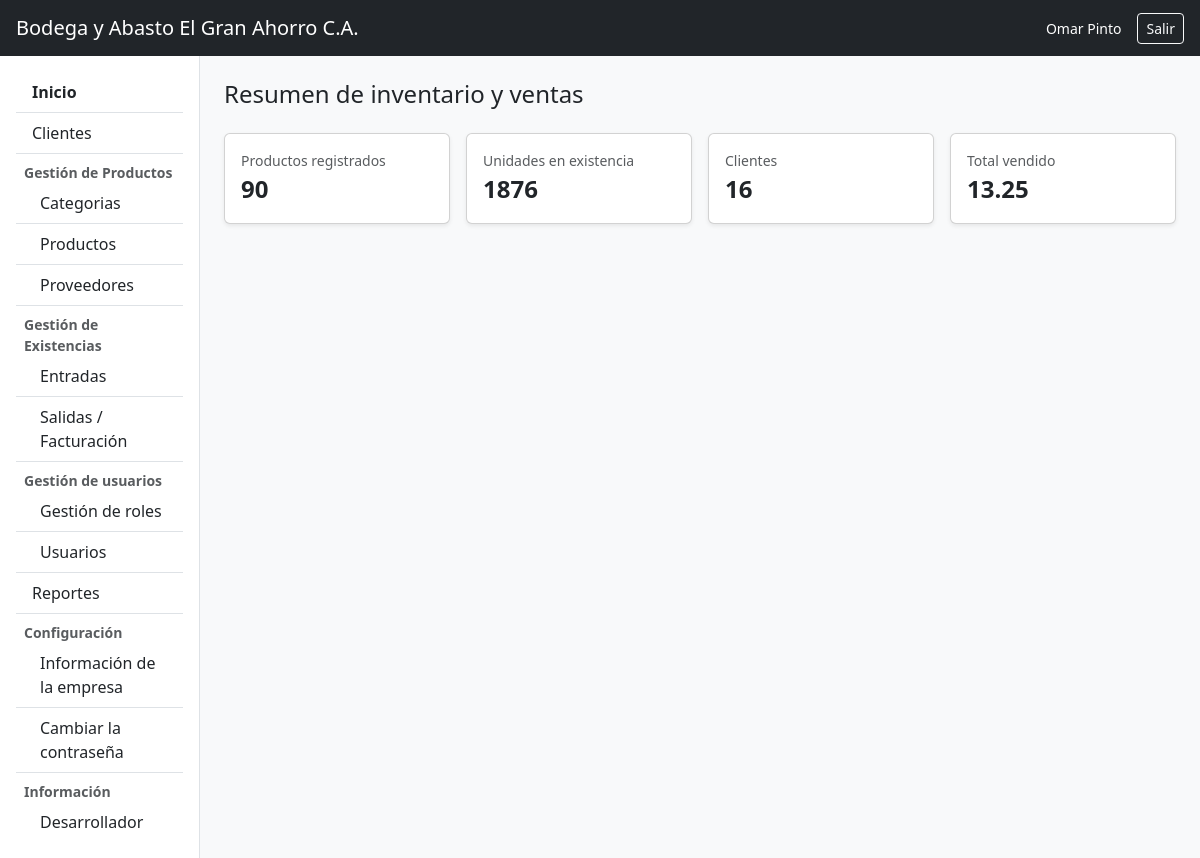
Screenshot of /index.php (signed in) with the database file from the repository.
### tables this page shows
CREATE TABLE IF NOT EXISTS `companies` (
  `id` int unsigned NOT NULL AUTO_INCREMENT,
  `name` varchar(191) NOT NULL,
  `phone` varchar(191) NOT NULL,
  `address` text NOT NULL,
  `created_at` timestamp NULL DEFAULT NULL,
  `updated_at` timestamp NULL DEFAULT NULL,
  PRIMARY KEY (`id`)
);

CREATE TABLE IF NOT EXISTS `menus` (
  `id` int unsigned NOT NULL AUTO_INCREMENT,
  `parent_id` int NOT NULL DEFAULT '0',
  `name` varchar(191) NOT NULL,
  `icon` varchar(191) DEFAULT NULL,
  `menu_url` varchar(191) DEFAULT NULL,
  `status` tinyint NOT NULL DEFAULT '0',
  `created_at` timestamp NULL DEFAULT NULL,
  `updated_at` timestamp NULL DEFAULT NULL,
  PRIMARY KEY (`id`)
);

### config.php (called while the page is built, shortened)
<?php
function db(): PDO {
    static $pdo = null;
    if ($pdo === null) {
        $dsn = sprintf('mysql:host=%s;dbname=%s;charset=%s', DB_HOST, DB_NAME, DB_CHARSET);
        $pdo = new PDO($dsn, DB_USER, DB_PASS, [
            PDO::ATTR_ERRMODE => PDO::ERRMODE_EXCEPTION,
            PDO::ATTR_DEFAULT_FETCH_MODE => PDO::FETCH_ASSOC,
        ]);
    }
    return $pdo;
}
function e(?string $valor): string {
    return htmlspecialchars((string) $valor, ENT_QUOTES, 'UTF-8');
}
function monto(float $valor): string {
    return number_format($valor, 2, '.', ',');
}
function empresa_info(): array {
    $stmt = db()->query("SELECT * FROM companies ORDER BY id ASC LIMIT 1");
    return $stmt->fetch() ?: [
        'id' => 1,
        'name' => 'StockInventarios',
        'phone' => '',
        'address' => '',
    ];
}
function menu_permitido(int $roleId): array {
    $stmt = db()->prepare("
        SELECT m.*
        FROM menus m
        INNER JOIN permissions p ON p.menu_id = m.id
        WHERE p.role_id = :role_id
        ORDER BY m.parent_id ASC, m.id ASC
    ");
    $stmt->execute(['role_id' => $roleId]);
    return $stmt->fetchAll();
}
function ruta_a_archivo(string $menuUrl): string {
    $mapa = [
        'customer.index'  => 'personas_config.php?tab=clientes',
        'category.index'  => 'catalogos.php?tab=categorias',
        'product.index'   => 'productos.php',
        'supplier.index'  => 'catalogos.php?tab=proveedores',
        'stock.index'     => 'existencias.php',
        'invoice.index'   => 'facturacion.php',
        'role.index'      => 'personas_config.php?tab=roles',
        'user.index'      => 'personas_config.php?tab=usuarios',
        'report.index'    => 'reportes.php',
        'company.index'   => 'personas_config.php?tab=empresa',
        'password.index'  => 'auth.php?accion=password',
        'developer.index' => 'desarrollador.php',
        'desarrollador.php' => 'desarrollador.php',
    ];
    return $mapa[$menuUrl] ?? 'index.php';
}

### index.php (the view, shortened to what this page needs)
<?php
require_once __DIR__ . '/config.php';
$empresa = empresa_info();
$menus = menu_permitido((int) ($_SESSION['role_id'] ?? 0));
$padres = [];
$hijos = [];
foreach ($menus as $m) {
    if ((int) $m['parent_id'] === 0) {
        $padres[] = $m;
    } else {
        $hijos[(int) $m['parent_id']][] = $m;
    }
}
$totProductos = (int) db()->query("SELECT COUNT(*) FROM products")->fetchColumn();
$totClientes  = (int) db()->query("SELECT COUNT(*) FROM customers")->fetchColumn();
$totVentas    = (float) db()->query("SELECT COALESCE(SUM(total_amount), 0) FROM sells")->fetchColumn();
$totStock     = (int) db()->query("SELECT COALESCE(SUM(current_quantity), 0) FROM stocks")->fetchColumn();
?>
<!DOCTYPE html>
<html lang="es">
<head>
    <link href="https://cdn.jsdelivr.net/npm/bootstrap@5.3.3/dist/css/bootstrap.min.css" rel="stylesheet">
</head>
<body class="bg-light">
<nav class="navbar navbar-dark bg-dark px-3">
    <a class="navbar-brand" href="index.php"><?= e($empresa['name']) ?></a>
    <div class="d-flex align-items-center gap-3 text-white">
        <span class="small"><?= e($_SESSION['user_name'] ?? 'Usuario') ?></span>
        <a href="auth.php?accion=logout" class="btn btn-sm btn-outline-light">Salir</a>
    </div>
</nav>
<div class="container-fluid">
    <div class="row">
        <aside class="col-md-3 col-lg-2 bg-white border-end min-vh-100 p-3">
            <div class="list-group list-group-flush">
                <a href="index.php" class="list-group-item list-group-item-action fw-bold">Inicio</a>
                <?php foreach ($padres as $padre): ?>
                    <?php $submenus = $hijos[(int) $padre['id']] ?? []; ?>
                    <?php if (empty($submenus)): ?>
                        <a href="<?= e(ruta_a_archivo((string) $padre['menu_url'])) ?>"
                           class="list-group-item list-group-item-action">
                            <?= e($padre['name']) ?>
                        </a>
                    <?php else: ?>
                        <div class="mt-2 small text-muted fw-semibold px-2"><?= e($padre['name']) ?></div>
                        <?php foreach ($submenus as $sub): ?>
                            <a href="<?= e(ruta_a_archivo((string) $sub['menu_url'])) ?>"
                               class="list-group-item list-group-item-action ps-4">
                                <?= e($sub['name']) ?>
                            </a>
                        <?php endforeach; ?>
                    <?php endif; ?>
                <?php endforeach; ?>
            </div>
        </aside>
        <main class="col-md-9 col-lg-10 p-4">
            <h4 class="mb-4">Resumen de inventario y ventas</h4>
            <div class="row g-3">
                <div class="col-sm-6 col-xl-3">
                    <div class="card shadow-sm"><div class="card-body">
                        <div class="text-muted small">Productos registrados</div>
                        <div class="fs-4 fw-bold"><?= $totProductos ?></div>
                    </div></div>
                </div>
                <div class="col-sm-6 col-xl-3">
                    <div class="card shadow-sm"><div class="card-body">
                        <div class="text-muted small">Unidades en existencia</div>
                        <div class="fs-4 fw-bold"><?= $totStock ?></div>
                    </div></div>
                </div>
                <div class="col-sm-6 col-xl-3">
                    <div class="card shadow-sm"><div class="card-body">
                        <div class="text-muted small">Clientes</div>
                        <div class="fs-4 fw-bold"><?= $totClientes ?></div>
                    </div></div>
                </div>
                <div class="col-sm-6 col-xl-3">
                    <div class="card shadow-sm"><div class="card-body">
                        <div class="text-muted small">Total vendido</div>
                        <div class="fs-4 fw-bold"><?= monto($totVentas) ?></div>
                    </div></div>
                </div>
            </div>
        </main>
    </div>
</div>
</body>
</html>

### rows the page displays
companies: name "Bodega y Abasto El Gran Ahorro C.A."
menus: name "Clientes"
menus: name "Gestión de Productos"
menus: name "Categorias"
menus: name "Productos"
menus: name "Proveedores"
menus: name "Gestión de Existencias"
menus: name "Entradas"
menus: name "Salidas / Facturación"
menus: name "Gestión de usuarios"
menus: name "Gestión de roles"
menus: name "Usuarios"
menus: name "Reportes"
menus: name "Configuración"
menus: name "Información de la empresa"
menus: name "Cambiar la contraseña"
menus: name "Información"
menus: name "Desarrollador"

### other values shown
$_SESSION['user_name'] "Omar Pinto"
$totProductos "90"
$totStock "1876"
$totClientes "16"
monto($totVentas) "13.25"
